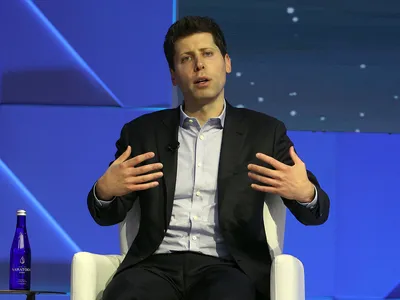
#> input picture Data Exploration/data/images/Altman.webp, 400 x 300 px; its folder holds only this picture in this run
$ python 'Normalize the Information.py'
#> lines starting #> are read from the running program, lines starting #| are printed output that depends on the picture
import csv
from collections import Counter

import nltk
import numpy as np
from PIL import Image
from matplotlib import pyplot as plt
from numpy import random
import os


# problem 1

def loadDataMoreInputs(fileName):
#> called with fileName = 'data/employees.csv'
    data = []
    dataNames = []
    with open(fileName) as csv_file:
#> (reads Data Exploration/data/employees.csv from the repository)
        csv_reader = csv.reader(csv_file, delimiter=',')
        line_count = 0
        for row in csv_reader:
            if line_count == 0:
                dataNames = row
            else:
                data.append(row)
            line_count += 1
    return dataNames, data


def extractFeature(allData, names, featureName):
    pos = names.index(featureName)
    return [float(data[pos]) for data in allData]


def normalizeInformationProblem1():
    names, allData = loadDataMoreInputs('data/employees.csv')
    salaries = extractFeature(allData, names, 'Salary')
    m = sum(salaries) / len(salaries)
    t = (1 / len(salaries) * sum([(s - m) ** 2 for s in salaries])) ** 0.5
    salariesZscore = [(s - m) / t for s in salaries]

    fig, (ax1, ax2) = plt.subplots(1, 2, figsize=(15, 5))
    ax1.hist(salaries, 20, rwidth=0.9, color='lightblue', edgecolor='black')
    ax1.set_title('Salaries Histogram')
    ax2.hist(salariesZscore, 20, rwidth=0.9, color='lightblue', edgecolor='black')
    ax2.set_title('Z-Score Salaries Histogram')
    plt.show()
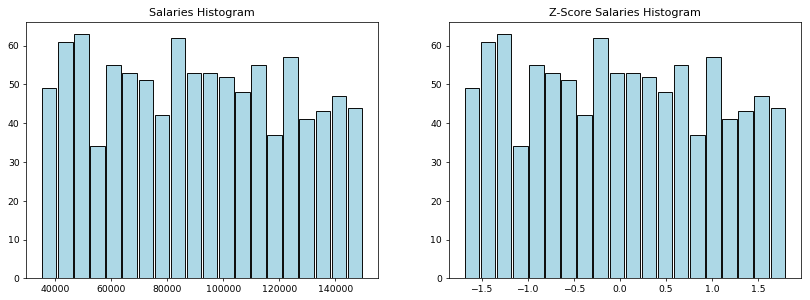
#> figure drawn by matplotlib, 2 panels; panel 1: tallest bar 63 high, from x = 46789.7 to 51960; panel 2: tallest bar 63 high, from x = -1.33 to -1.18

    bonuses = extractFeature(allData, names, 'Bonus %')
    m = sum(bonuses) / len(bonuses)
    t = (1 / len(bonuses) * sum([(b - m) ** 2 for b in bonuses])) ** 0.5
    bonusesZscore = [(s - m) / t for s in bonuses]

    fig, (ax1, ax2) = plt.subplots(1, 2, figsize=(15, 5))
    ax1.hist(bonuses, 20, rwidth=0.9, color='lightblue', edgecolor='black')
    ax1.set_title('Bonuses Histogram')
    ax2.hist(bonusesZscore, 20, rwidth=0.9, color='lightblue', edgecolor='black')
    ax2.set_title('Z-Score Bonuses Histogram')
    plt.show()
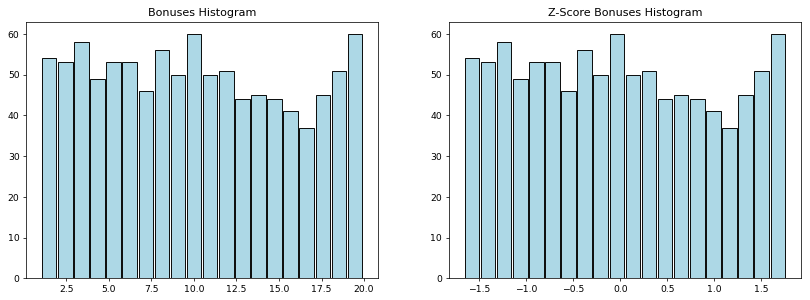
#> figure drawn by matplotlib, 2 panels


normalizeInformationProblem1()


def normalizePixelImages():
    """
    Normalize the pixels in the images
    """

    imagesNormalize = []

    for img in os.listdir('data/images'):
        if img.endswith(('.jpg', '.webp', '.png')):
            cale_imagine = os.path.join('data/images', img)
            picture = Image.open(cale_imagine)
#> picture is the input picture: PIL image 400x300 RGB; mean R, G, B 64.3, 74.7, 125.3
            imageArray = np.asarray(picture, dtype=np.float32)
            imageNormalize = imageArray / 255.0
            imagesNormalize.append(imageNormalize)

            plt.imshow(imageNormalize)
            plt.title('Normalize Image')
            plt.axis('off')
            plt.show()

    return imagesNormalize


print(normalizePixelImages())


# problem 3
def randomPhraseFile():
    """
    Take a random phrase from the text
    :return: the random phrase
    """
    with open('data/texts.txt', 'r', encoding='utf-8') as file:
#> (reads Data Exploration/data/texts.txt from the repository)
        text = file.read()
    sentences = nltk.tokenize.sent_tokenize(text)
    randomPhrase = random.choice(sentences)
    return randomPhrase


print(randomPhraseFile())
#> (the call stopped at in randomPhraseFile, `sentences = nltk.tokenize.sent_tokenize(text)`: nltk is not available in this run)


def normalizeWordFrequency(phrase):
    """
    Normalize the word frequency from a random phrase from a text
    :param phrase: random phrase to be normalized
    """

    words = phrase.split()
    wordCounts = Counter(words)

    totalWords = len(words)

    frequency = {}
    for word, count in wordCounts.items():
        frequency[word] = count / totalWords

    fig, (ax1, ax2) = plt.subplots(1, 2, figsize=(15, 5))
    ax1.hist(frequency, 20, rwidth=0.9, color='lightblue', edgecolor='black')
    ax1.set_title('Word frequency Histogram')
    plt.show()

    return frequency


print(normalizeWordFrequency(randomPhraseFile()))
#> (the call stopped at in randomPhraseFile, `sentences = nltk.tokenize.sent_tokenize(text)`: nltk is not available in this run)
